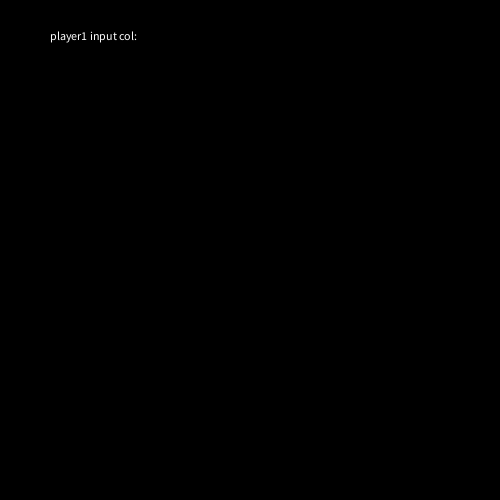
Frame 1 (no input)
Frame 60 (the mouse pressed at the canvas centre just before this capture): identical to frame 1, image omitted
Frame 120 (the mouse held since frame 60 and released just before this capture): identical to frame 1, image omitted

The Processing sketch that drew this single still picture (run headless with seeded random() and noise(); from frame 60 on, the mouse is pressed at the canvas centre):

// Processing sketch: sketch_220130a
// ── sketch_220130a.pde
import java.util.regex.Matcher;
import java.util.regex.Pattern;

void setup() {
  size(500,500);
}
String checkCol = "";
int currentRound = 1;
void keyPressed() {
  println(keyCode);
  if(keyCode != 10) {
    Pattern pattern = Pattern.compile("[1-9]", Pattern.CASE_INSENSITIVE);
    Matcher match = pattern.matcher(Character.toString(key));
    boolean isMatch = match.find();
    if(isMatch) {
      checkCol = Character.toString(key);
    }
  } else {
    currentRound++;
    checkCol = "";
  }
}
void draw() {
  background(0);
  
  //boolean win = false;
  fill(255);
  stroke(255);
  if(currentRound % 2 != 0) {
    text("player1 input col: ", 50, 40);
    if(!checkCol.equals("")) {
      text(checkCol, 160, 40);
    }
  } else if(currentRound % 2 == 0) {
    text("player2 input col: ", 50, 40);
    if(!checkCol.equals("")) {
      text(checkCol, 160, 40);
    }
  }
}

// ── rects.pde
class Rects {
  float x,y;
  float w,h;
  
  Rects(float cx, float cy, float cw, float ch) {
    x = cx;
    y = cy;
    w = cw;
    h = ch;
  }
  
  boolean checkID(String id) {
    if(id.equals("[ ]")) {
      return false;
    } else {
      return true;
    }
  }
  
  void display() {
    stroke(0);
    fill(200);
    //if(checkID("[x]") == true || checkID("[o]") == true) {
    //  mkCircle("red");
    //  rect(x,y,w,h);
    //} else {
    //  rect(x,y,w,h);
    //}
    rect(x,y,w,h);
  }
  void mkCircle(String ctype) {
    if(ctype.equals("red")) {
      fill(255,0,0);
      ellipse(x,y,50,50);
    } else {
      fill(200,200,0);
      ellipse(x,y,50,50);
    }
  }
}
